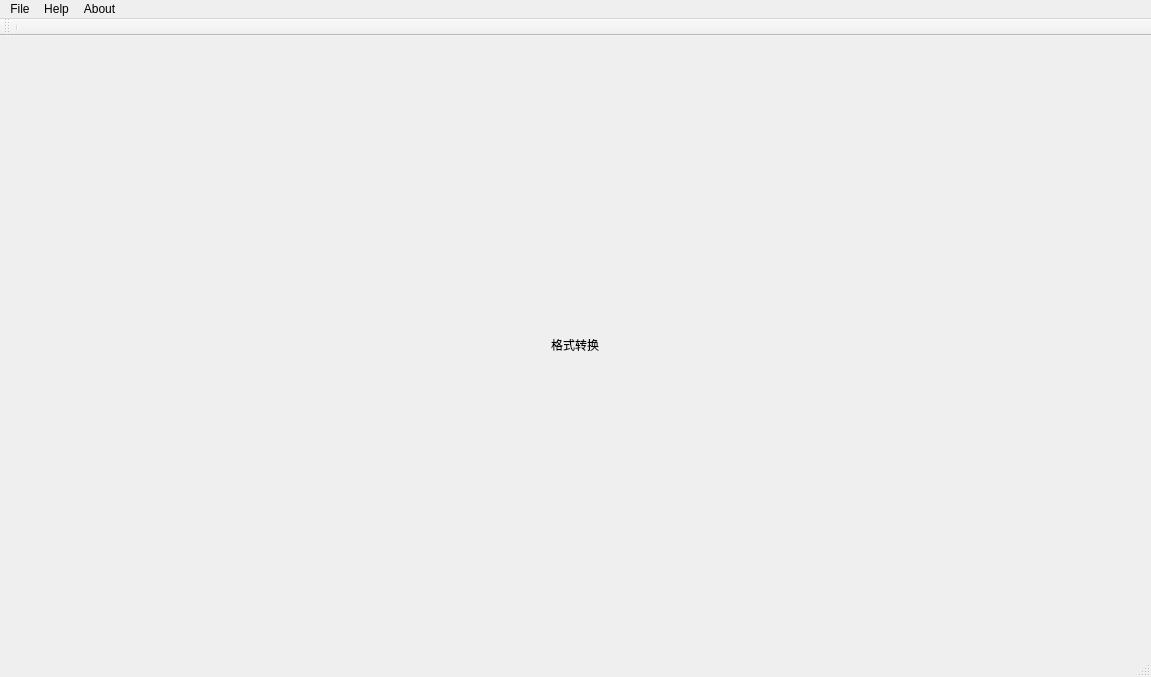
<?xml version="1.0" encoding="UTF-8"?>
<ui version="4.0">
 <class>MainWindow</class>
 <widget class="QMainWindow" name="MainWindow">
  <property name="geometry">
   <rect>
    <x>0</x>
    <y>0</y>
    <width>1151</width>
    <height>677</height>
   </rect>
  </property>
  <property name="windowTitle">
   <string>MainWindow</string>
  </property>
  <widget class="QWidget" name="centralWidget">
   <layout class="QVBoxLayout" name="verticalLayout_2">
    <property name="spacing">
     <number>0</number>
    </property>
    <property name="leftMargin">
     <number>0</number>
    </property>
    <property name="topMargin">
     <number>0</number>
    </property>
    <property name="rightMargin">
     <number>0</number>
    </property>
    <property name="bottomMargin">
     <number>0</number>
    </property>
    <item>
     <layout class="QHBoxLayout" name="ViewWindow">
      <item>
       <widget class="QLabel" name="label">
        <property name="sizePolicy">
         <sizepolicy hsizetype="Fixed" vsizetype="Fixed">
          <horstretch>10</horstretch>
          <verstretch>10</verstretch>
         </sizepolicy>
        </property>
        <property name="text">
         <string>格式转换</string>
        </property>
       </widget>
      </item>
     </layout>
    </item>
   </layout>
  </widget>
  <widget class="QMenuBar" name="menuBar">
   <property name="geometry">
    <rect>
     <x>0</x>
     <y>0</y>
     <width>1151</width>
     <height>23</height>
    </rect>
   </property>
   <widget class="QMenu" name="menu_File">
    <property name="title">
     <string>File</string>
    </property>
    <addaction name="actionOpen"/>
    <addaction name="actionSave"/>
    <addaction name="actionExit"/>
   </widget>
   <widget class="QMenu" name="menuHelp">
    <property name="title">
     <string>Help</string>
    </property>
    <addaction name="actionTips"/>
   </widget>
   <widget class="QMenu" name="menuAbout">
    <property name="title">
     <string>About</string>
    </property>
    <addaction name="actionAbout_software"/>
   </widget>
   <addaction name="menu_File"/>
   <addaction name="menuHelp"/>
   <addaction name="menuAbout"/>
  </widget>
  <widget class="QToolBar" name="mainToolBar">
   <attribute name="toolBarArea">
    <enum>TopToolBarArea</enum>
   </attribute>
   <attribute name="toolBarBreak">
    <bool>false</bool>
   </attribute>
   <addaction name="separator"/>
  </widget>
  <widget class="QStatusBar" name="statusBar"/>
  <action name="actionOpen">
   <property name="text">
    <string>Open</string>
   </property>
  </action>
  <action name="actionSave">
   <property name="text">
    <string>Save</string>
   </property>
  </action>
  <action name="actionExit">
   <property name="text">
    <string>Exit</string>
   </property>
  </action>
  <action name="actionTips">
   <property name="text">
    <string>Usage guidelines</string>
   </property>
  </action>
  <action name="actionAbout_software">
   <property name="text">
    <string>MKS DHOST V2.0.5</string>
   </property>
  </action>
 </widget>
 <layoutdefault spacing="6" margin="11"/>
 <resources/>
 <connections/>
</ui>
